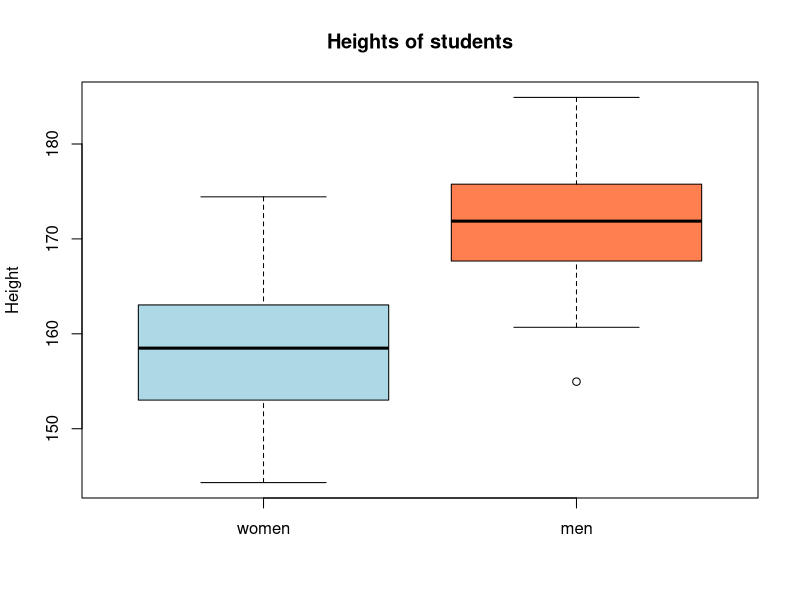

Write R code to recreate this figure.
###hypothesis
women <- rnorm(55,158.5,6)
men <-rnorm(45,172,7)
boxplot(women,men,col=c("lightblue","coral"),names=c("women","men"),main="Heights of students",ylab="Height")
class <- c(women,men)
me <- 165
print(max(class))
print(min(class))
print(sum(class>me))